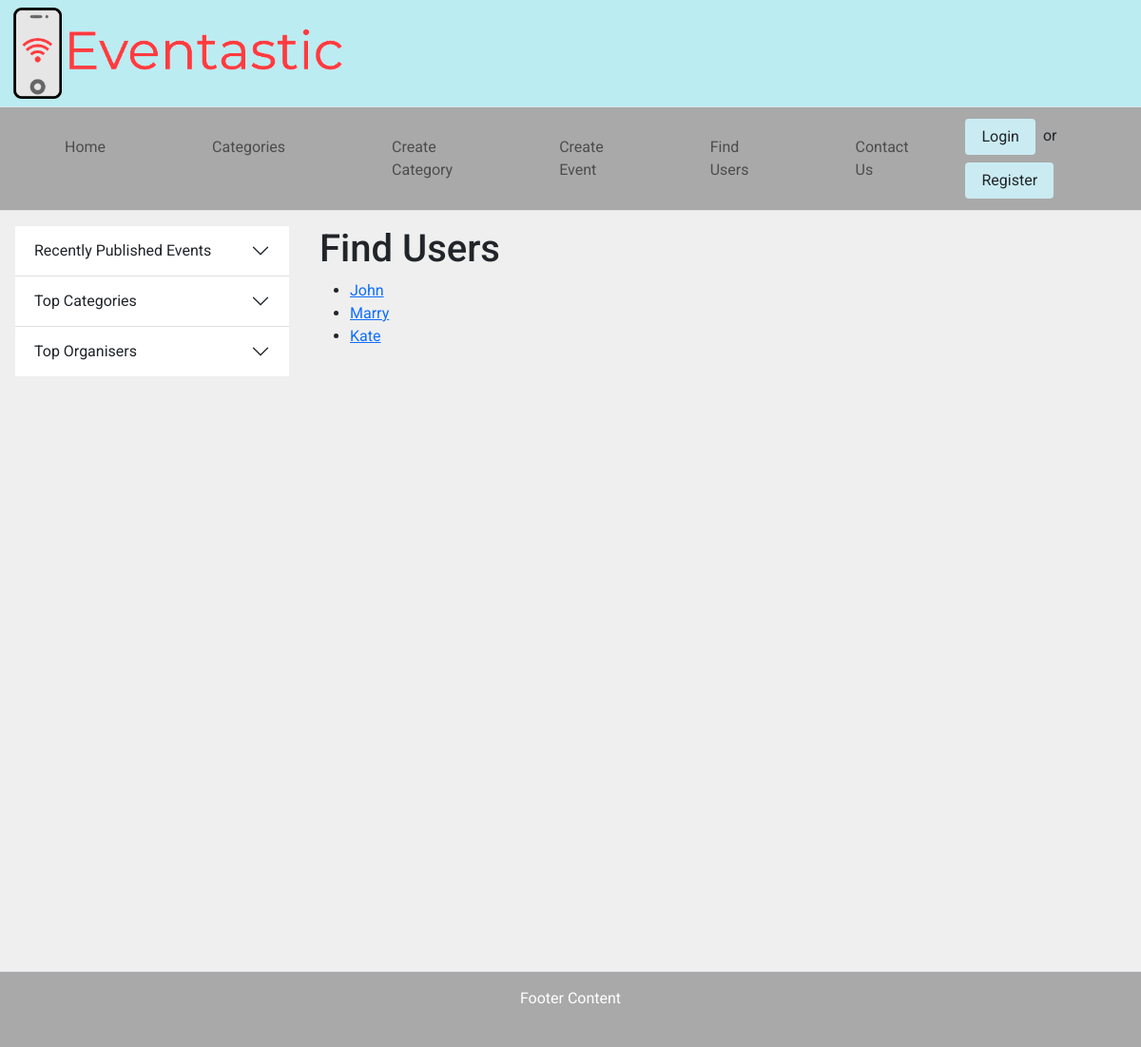
/eventastic/find-users/, run on an earlier commit of the app's database.
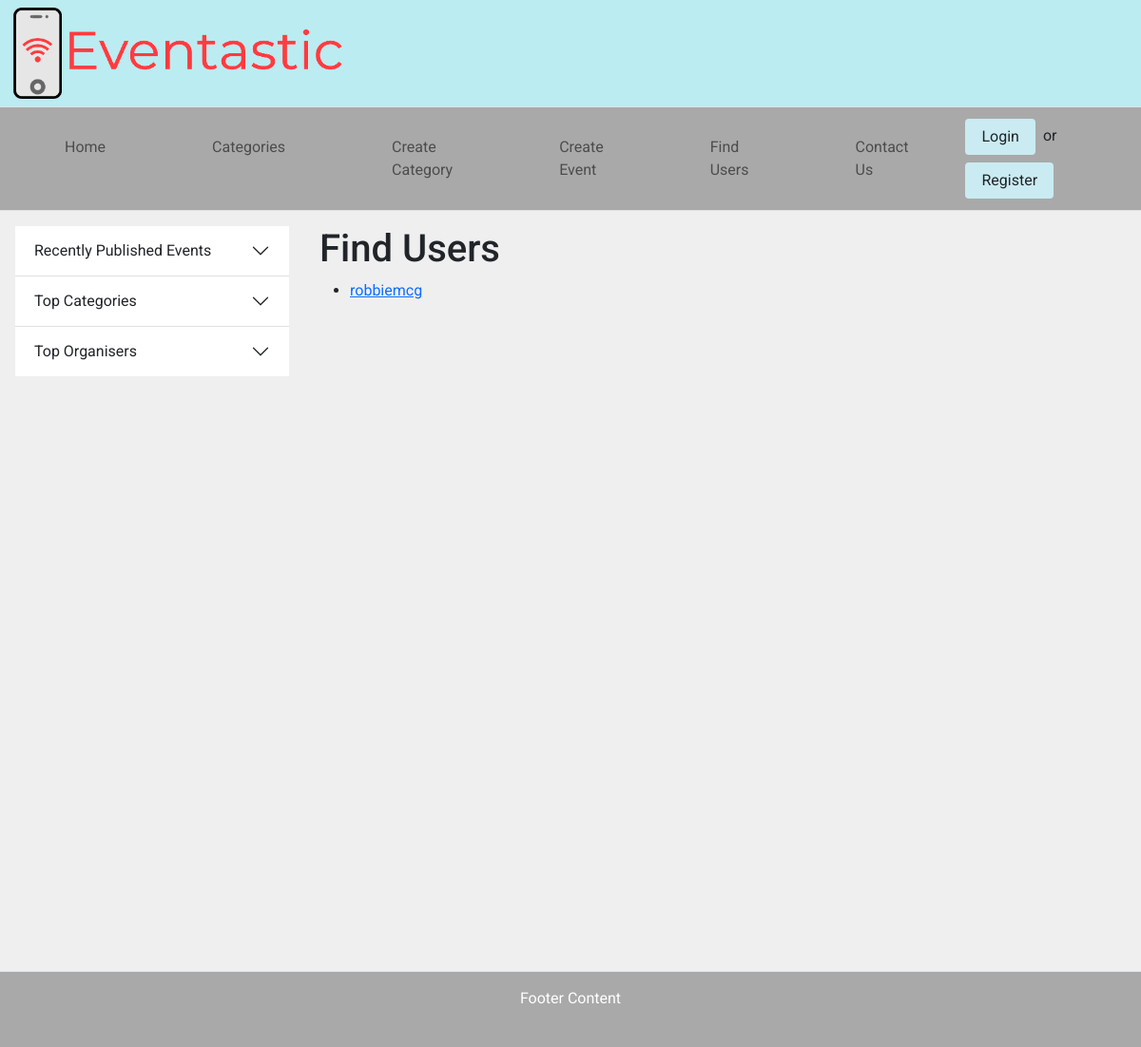
And on a later commit of the database.
### eventastic/models.py (models this page shows, shortened)
class UserProfile(models.Model):
    user = models.OneToOneField(User, on_delete=models.CASCADE, primary_key=True)
    DOB = models.DateField()
    profilePicture = models.ImageField(upload_to='profile_images/', blank=True)

### eventastic/views.py (the view)
# urls.py: path('find-users/', views.find_users, name="find_users"),
def find_users(request):
    context_dict = {}
    users = UserProfile.objects.order_by('user')
    context_dict['users'] = users
    return render(request, 'eventastic/find_users.html', context=context_dict)

### templates/eventastic/find_users.html (shortened to what this page needs)
{% extends 'eventastic/base.html' %}
{% load staticfiles %}
{% block body_block %}
    <h1>Find Users</h1>
    {% if users %}
        <ul>
            {% for user in users %}
                <li>
                    <a href="{% url 'eventastic:show_user_events' user.user.id %}">{{ user.user }}</a>
                </li>
            {% endfor %}
        </ul>
    {% else %}
        <p>No Users Exist</p>
    {% endif %}
{% endblock %}

What changed in the data, as far as the page shows it:
removed UserProfile: user "John"
removed UserProfile: user "Marry"
removed UserProfile: user "Kate"
added UserProfile: user "robbiemcg"
